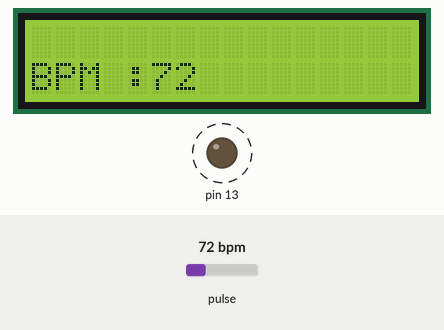
Simulated run of this sketch. Board: Arduino Uno, built with avr-gcc and run on an emulated ATmega328P. Shown: 16×2 character LCD, output pins drawn as LEDs (lit = HIGH). Dashed ring = blinking. Inputs (shaded band) come from the test bench; at power-on: pulse 72 bpm. What the sketch prints to the serial monitor is not drawn.

Above: at 2.7 s.
2.8 s: pulse set to 42 bpm
At 4.8 s:
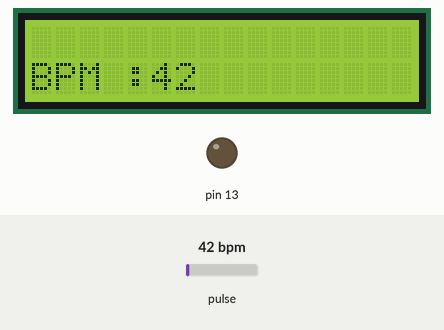
5.5 s: pulse set to 100 bpm
At 6.04 s:
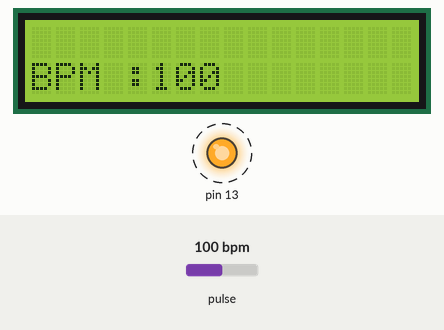
7.4 s: pulse set to 70 bpm
At 8.7 s:
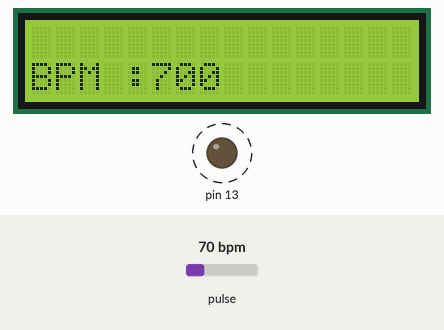
Timing chart, 0 to 15.7 s (numbered marks = the images above; inputs shaded):
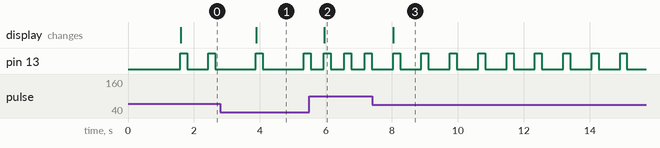

The sketch:

PulseSensor_BPM.ino
```cpp
#include <Wire.h>
#include <LiquidCrystal_I2C.h>
LiquidCrystal_I2C lcd(0x27,16, 2);  // set the LCD address to 0x27 for a 16 chars and 2 line display
#define USE_ARDUINO_INTERRUPTS true    // Set-up low-level interrupts for most acurate BPM math
#include <PulseSensorPlayground.h>

 const int PulseWire = 0;       // 'S' Signal pin connected to A0
const int LED13 = 13;          // The on-board Arduino LED
int Threshold = 550;           // Determine which Signal to "count as a beat" and which to ignore

PulseSensorPlayground pulseSensor;

void setup() {
  	Serial.begin(9600);
   // initialize the lcd
  lcd.init();
 lcd.backlight();
 lcd.setCursor(3,0);
  lcd.print("BPM Meter");

  lcd.setCursor(2, 1);
  lcd.print("AR RoboTics");
  //lcd.display();

   delay(1500);

  lcd.clear();
  // Configure the PulseSensor object, by assigning our variables to it
	pulseSensor.analogInput(PulseWire);
	pulseSensor.blinkOnPulse(LED13);       // Blink on-board LED with heartbeat
	pulseSensor.setThreshold(Threshold);

	// Double-check the "pulseSensor" object was created and began seeing a signal
	if (pulseSensor.begin()) {
		Serial.println("PulseSensor object created!");
	}
}

void loop()
{
int myBPM = pulseSensor.getBeatsPerMinute();      // Calculates BPM

	if (pulseSensor.sawStartOfBeat()) {


lcd.setCursor(0,5);
lcd.print("BPM :");
lcd.print(myBPM);

  }delay(20);
}
```

Measured:
- after the input at 2.8 s, the display: changes after 1.1 s (image 1)
- after the input at 5.5 s, the display: changes after 0.45 s (image 2)
- after the input at 7.4 s, pin 13: alternates HIGH for 0.21 s and LOW for 0.65 s, starting after 0.64 s; the display: changes after 0.64 s (image 3)
